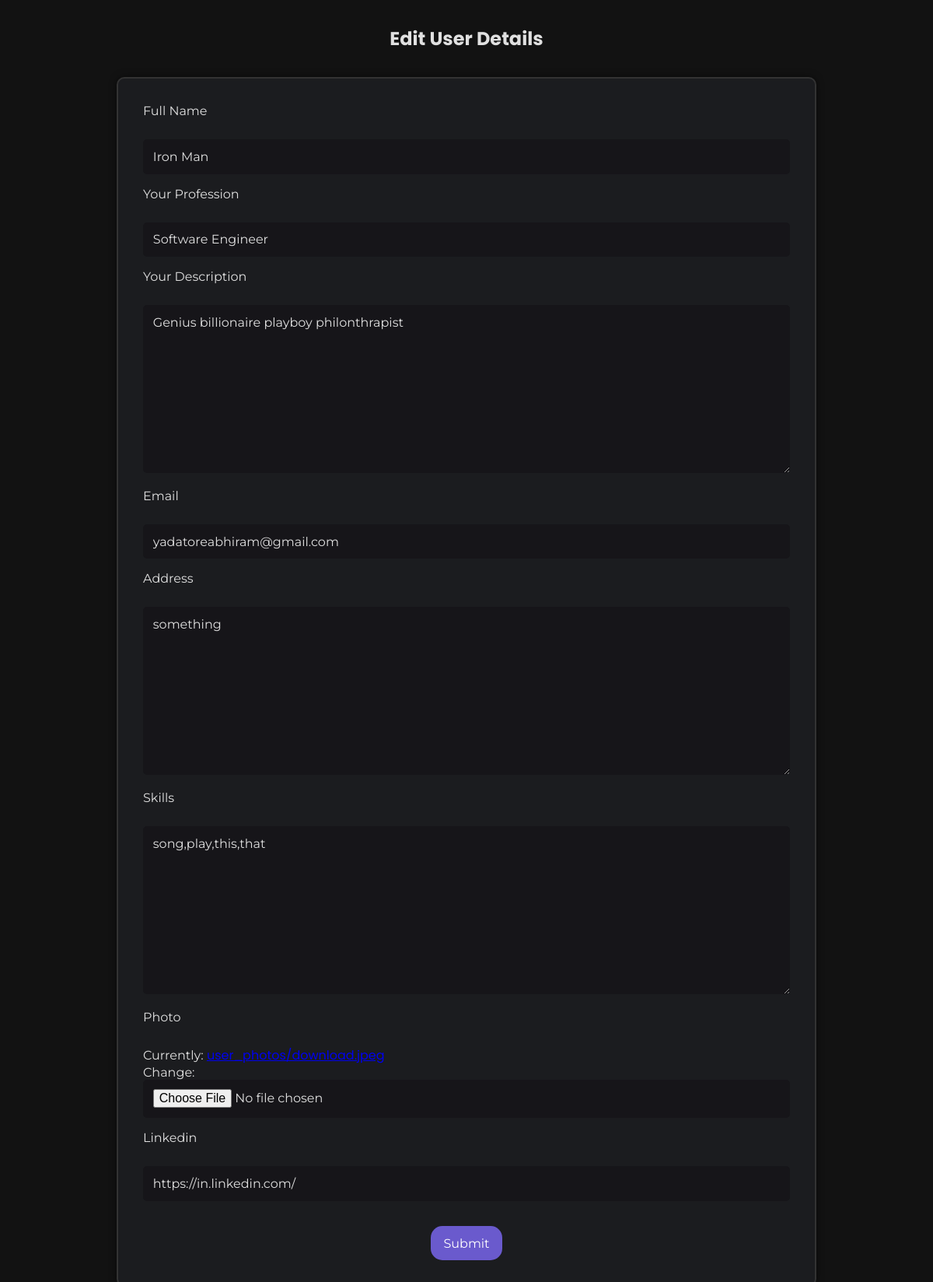
The app's page /user_update/31/ (signed in) with its own data.
### base/models.py (models this page shows, shortened)
class User_Details(models.Model):
    USER_TYPE_CHOICES = [
        ('employer', 'Employer'),
        ('employee', 'Employee'),
    ]
    user = models.ForeignKey(User, on_delete=models.CASCADE)
    full_name= models.CharField( max_length=100,default='abhiram')
    self_des = models.TextField( default='This is description')
    email = models.EmailField()
    address = models.TextField(null=True, blank=True)
    skills = models.TextField(null=True, blank=True)
    photo = models.ImageField(upload_to='user_photos/', null=True, blank=False)  # Field for photo
    resume = models.FileField(upload_to='resumes/', null=True, blank=True, default='resumes/default_resume.pdf')
    user_type = models.CharField(max_length=50, choices=USER_TYPE_CHOICES, default='employee')
    linkedin_page= models.CharField( max_length=100,default='https://www.youtube.com/')
    called_as =  models.CharField(max_length=300, null=True, blank=False,default='This is description')

### base/views.py (the view, shortened to what this page needs)
# urls.py: path('user_update/<int:pk>/', UserDetailsUpdate.as_view(), name='user_update'),
class UserDetailsUpdate(UpdateView):
    model = User_Details
    fields = ['self_des', 'email', 'address', 'skills', 'photo','linkedin_page','called_as','full_name']  # Specify fields you want to edit
    template_name = "base/user_details_edit.html"
    success_url = reverse_lazy('listings')
    def get_object(self, queryset=None):
        return get_object_or_404(User_Details, user=self.request.user)  # Get the User_Details instance for the logged-in user

### base/templates/base/user_details_edit.html (shortened to what this page needs)
<!DOCTYPE html>
<html lang="en">
  <head>
    <link
      rel="stylesheet"
      href="https://cdnjs.cloudflare.com/ajax/libs/font-awesome/5.15.3/css/all.min.css"
    />
    {% load static %}
    <link rel="stylesheet" href="{% static 'css/user_details_edit.css' %}" />
  </head>
  <body>
    <h2>Edit User Details</h2>
    <form method="POST" enctype="multipart/form-data">
      <label for="full_name">Full Name</label><br />
      {{ form.full_name }}<br />
      <label for="called_as">Your Profession</label><br />
      {{ form.called_as }}<br />
      <label for="self_des">Your Description</label><br />
      {{ form.self_des }}<br />
      <label for="email">{{ form.email.label }}</label><br />
      {{ form.email }}<br />
      <label for="address">{{ form.address.label }}</label><br />
      {{ form.address }}<br />
      <label for="skills">{{ form.skills.label }}</label><br />
      {{ form.skills }}<br />
      <label for="photo"
        >
        {{ form.photo.label }}
        </label
      ><br />
      {{ form.photo }}<br />
      <label for="linkedin">Linkedin</label><br />
      {{ form.linkedin_page }}<br />
      <div class="submit-container">
        <input type="submit" value="Submit" />
      </div>
    </form>
  </body>
</html>

### static/css/user_details_edit.css (style rules this page uses)
* { margin: 0; padding: 0; box-sizing: border-box; font-family: "Poppins", sans-serif; }
body { font-family: "Poppins", sans-serif; background-color: #121212; color: #e0e0e0; }
h2 { text-align: center; margin: 2rem 0; }
form { max-width: 900px; margin: 2rem auto; padding: 2rem; background-color: #1b1c1f; border-radius: 10px; box-shadow: 0 0 10px rgba(0, 0, 0, 0.5); border: 2px solid #333; font-family: "Montserrat", sans-serif; }
label { display: block; margin-bottom: 0.5rem; color: #e0e0e0; font-family: "Montserrat", sans-serif; }
input[type="text"], input[type="email"], textarea, input[type="file"] { width: 100%; padding: 0.8rem; margin-bottom: 1rem; background-color: #161519; color: #e0e0e0; border: none; border-radius: 5px; box-sizing: border-box; font-size: 1rem; font-family: "Montserrat", sans-serif; }
input[type="submit"] { background-color: #6a5acd; color: white; padding: 0.8rem 1rem; border: none; border-radius: 15px; cursor: pointer; transition: background-color 0.3s; font-size: 1rem; font-family: "Montserrat", sans-serif; }
.submit-container { display: flex; justify-content: center; margin-top: 1rem; }

### records on screen
User_Details: full_name "Iron Man", called_as "Software Engineer", self_des "Genius billionaire playboy philonthrapist", email "yadatoreabhiram@gmail.com", address "something", skills "song,play,this,that", linkedin_page "https://in.linkedin.com/"
